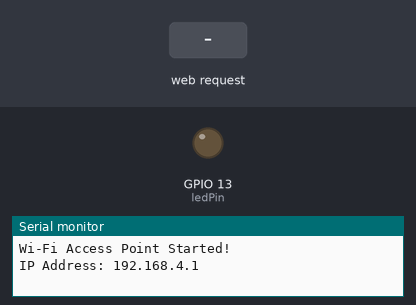
The program below on a simulated ESP32. Parts: output pins drawn as LEDs (lit = HIGH), the last lines printed to the serial monitor. The test bench sets the inputs (shaded band).

Above: at 1.2 s.
1.3 s: HTTP request GET /LEDON received
At 1.6 s:
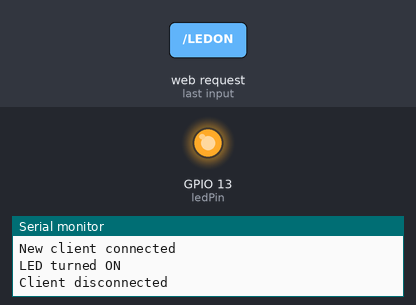
2.8 s: HTTP request GET /LEDOFF received
At 3.9 s:
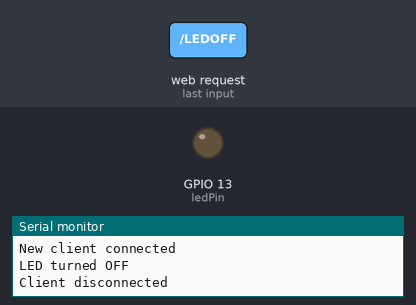
Timing chart, 0 to 5.8 s (numbered marks = the images above; inputs shaded):
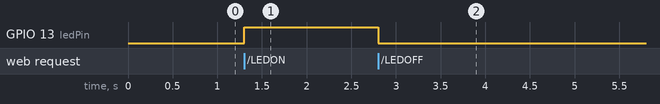

Measured:
- after the input at 1.3 s, GPIO 13 (ledPin): LOW → HIGH at once
- after the input at 2.8 s, GPIO 13 (ledPin): HIGH → LOW at once

The program:

main.cpp
```cpp
#include <WiFi.h>

const char *ssid = "ESP32_Control";
const char *password = "12345678";

// wifi server on port 80
WiFiServer server(80);

const int ledPin = 13;

void setup() {
  Serial.begin(115200);

  pinMode(ledPin, OUTPUT);
  digitalWrite(ledPin, LOW);

  WiFi.softAP(ssid, password);

  Serial.println("Wi-Fi Access Point Started!");
  Serial.print("IP Address: ");
  Serial.println(WiFi.softAPIP());  // print ESP32 ipadress

  server.begin();  // start web server
}

void loop() {
  WiFiClient client = server.available();  // Check if a client connected
  if (!client) return;

  Serial.println("New client connected");
  String request = client.readStringUntil('\r');  // Read the request
  client.flush();

  // requests
  if (request.indexOf("/LEDON") != -1) {
    digitalWrite(ledPin, HIGH);
    Serial.println("LED turned ON");
  }
  if (request.indexOf("/LEDOFF") != -1) {
    digitalWrite(ledPin, LOW);
    Serial.println("LED turned OFF");
  }

  // HTML webpage
  String webpage = "<html>\
  <head>\
    <meta name='viewport' content='width=device-width, initial-scale=1.0'>\
    <title>ESP32 LED Control</title>\
    <style>\
      body { font-family: 'Arial', sans-serif; background-color: #f2f2f2; text-align: center; padding: 20px; }\
      h1 { color: #333; font-size: 2em; margin-bottom: 30px; }\
      .container { max-width: 400px; margin: 0 auto; background-color: #fff; border-radius: 10px; box-shadow: 0 4px 8px rgba(0, 0, 0, 0.1); padding: 20px; }\
      .button { padding: 15px 30px; font-size: 20px; margin: 10px; border-radius: 5px; text-decoration: none; display: inline-block; width: 150px; cursor: pointer; transition: all 0.3s ease; }\
      .on { background-color: #28a745; color: white; border: none; }\
      .off { background-color: #dc3545; color: white; border: none; }\
      .button:hover { opacity: 0.8; }\
      .footer { margin-top: 30px; font-size: 14px; color: #888; }\
    </style>\
  </head>\
  <body>\
    <div class='container'>\
      <h1>ESP32 LED Control</h1>\
      <a href='/LEDON'><button class='button on'>Turn LED ON</button></a>\
      <a href='/LEDOFF'><button class='button off'>Turn LED OFF</button></a>\
    </div>\
    <div class='footer'>\
      <p>Control your LED with ESP32 over Wi-Fi!</p>\
    </div>\
  </body>\
</html>";

  // send the webpage to the client
  client.println("HTTP/1.1 200 OK");
  client.println("Content-type:text/html");
  client.println();
  client.println(webpage);
  client.println();

  delay(10);  // timing
  client.stop();
  Serial.println("Client disconnected");
}
```
